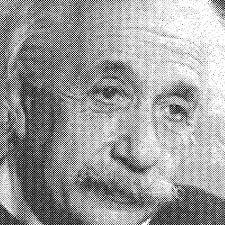
#> input picture Smoothing/einstein.jpg, 225 x 225 px, found by its file name
$ jupyter execute Smoothing.ipynb
#> lines starting #> are read from the running program, lines starting #| are printed output that depends on the picture
[cell 1]
import cv2
import numpy as np
import matplotlib.pyplot as plt

[cell 2]
img = cv2.imread("/home/ashritha/ImageProcessing/einstein.jpg")
#> img is the input picture: shape (225, 225, 3); min 0, max 255, mean 157.1

[cell 3]
plt.imshow(img)
plt.show()

[cell 4]
#SmoothingUsing2DKernel
kernel = np.ones((5,5),np.float32)/25 #AveragingFliter
filterImg = cv2.filter2D(img,-1,kernel)
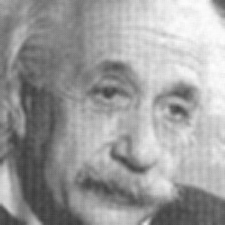
#> filterImg: shape (225, 225, 3); min 61, max 254, mean 157.1

[cell 5]
plt.imshow(filterImg,cmap="gray")
plt.show()
cv2.imwrite("/home/ashritha/ImageProcessing/filter2d.jpg",filterImg)
#> Out = True

[cell 6]
#ImageBlurring(Averaging using Smoothing)
blurImg = cv2.blur(img,(5,5))

[cell 7]
plt.imshow(blurImg,cmap="gray")
plt.show()
cv2.imwrite("/home/ashritha/ImageProcessing/blur.jpg",blurImg)
#> Out = True

[cell 8]
#GaussianBlurring
gaussianBlurImg = cv2.GaussianBlur(img,(5,5),0)

[cell 9]
plt.imshow(gaussianBlurImg,cmap="gray")
plt.show()
cv2.imwrite("/home/ashritha/ImageProcessing/gaussianBlur.jpg",gaussianBlurImg)
#> Out = True

[cell 10]
#MedianBlurring
medianBlurImg = cv2.medianBlur(img,5)
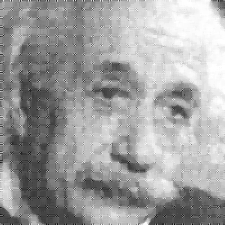
#> medianBlurImg: shape (225, 225, 3); min 4, max 255, mean 159.3

[cell 11]
plt.imshow(medianBlurImg,cmap="gray")
plt.show()
cv2.imwrite("/home/ashritha/ImageProcessing/medianBlur.jpg",medianBlurImg)
#> Out = True

[cell 12]
bilateral = cv2.bilateralFilter(img,9,100,100)
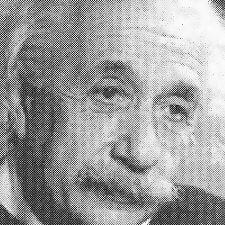
#> bilateral: shape (225, 225, 3); min 6, max 252, mean 157.6

[cell 13]
plt.imshow(bilateral,cmap="gray")
plt.show()
cv2.imwrite("/home/ashritha/ImageProcessing/bilateral.jpg",bilateral)
#> Out = True
